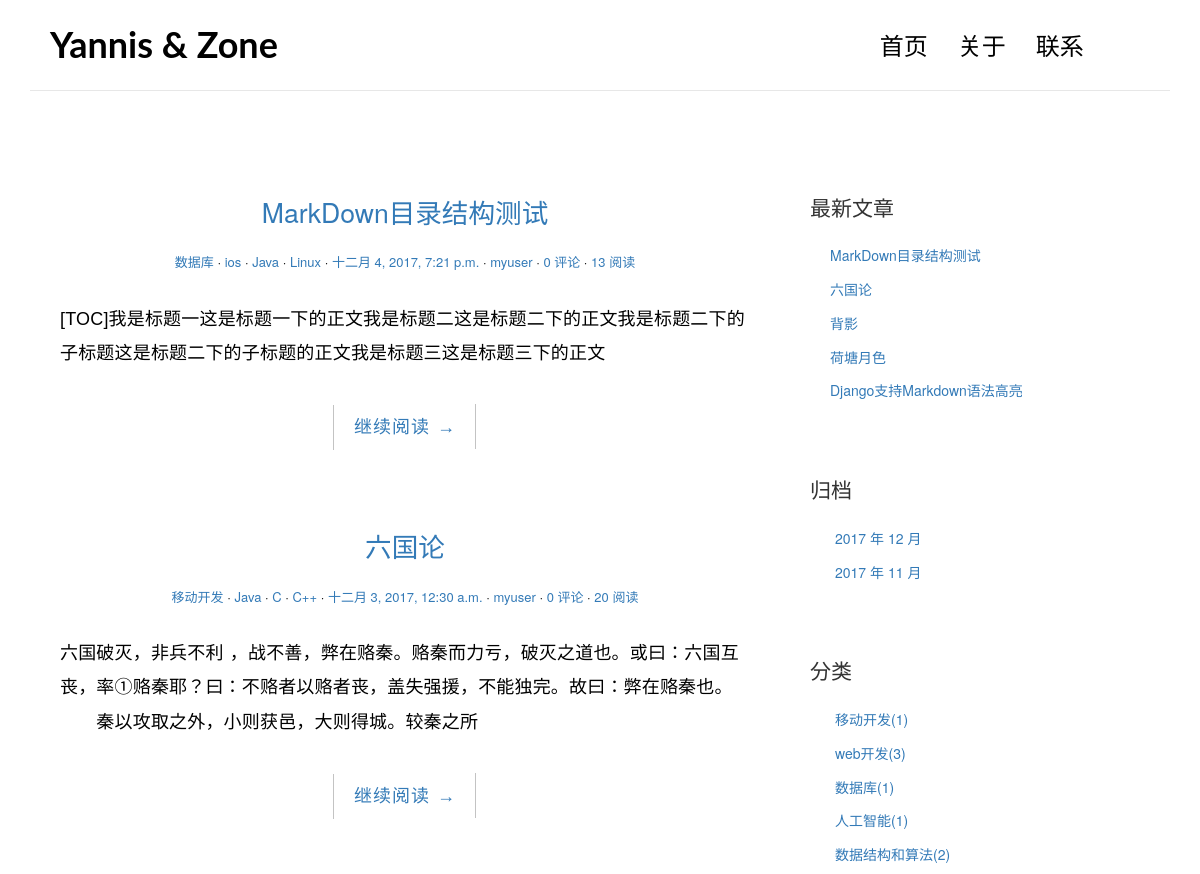
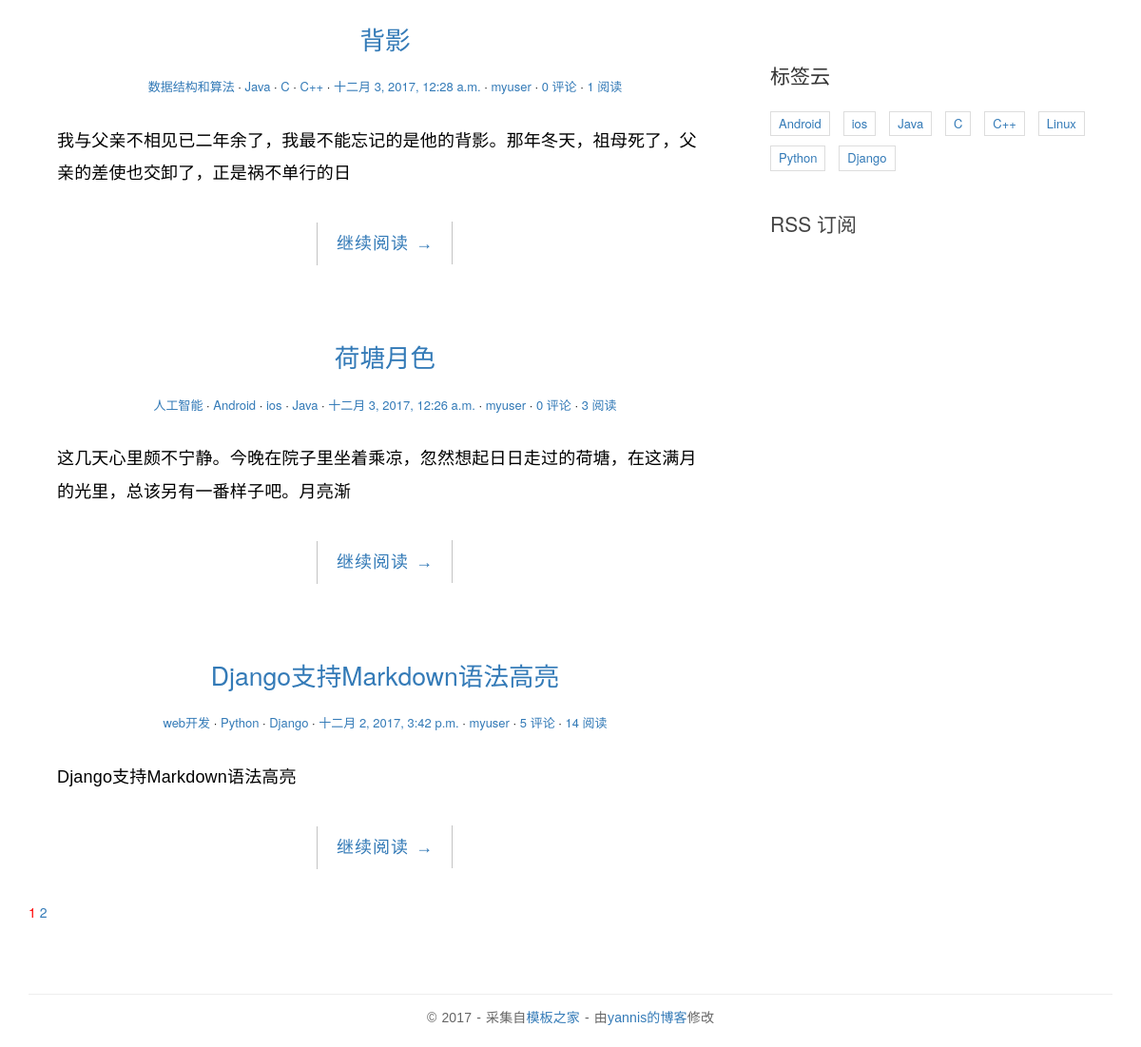
The page / on the database its author committed (2 pictures, top to bottom).
### blog/models.py (models this page shows, shortened)
class Post(models.Model):
	title = models.CharField(max_length = 100)
	body = models.TextField()
	create_time = models.DateTimeField()
	modified_time = models.DateTimeField()
	excerpt = models.CharField(max_length=200, blank = True)
	category = models.ForeignKey(Category)
	tags = models.ManyToManyField(Tag,blank = True)
	author = models.ForeignKey(User)
	views  = models.PositiveIntegerField(default=0)
	def get_absolute_url(self):
		return reverse('blog:detail',kwargs={'pk':self.pk})
	class Meta:
		ordering = ['-create_time']

class Category(models.Model):
	name = models.CharField(max_length = 100)

class Tag(models.Model):
	name = models.CharField(max_length = 100)

### blog/views.py (the view, shortened to what this page needs)
# urls.py: url(r'^$',views.IndexView.as_view(),name='index'),
class IndexView(ListView):
	model = Post
	template_name = 'blog/index.html'
	context_object_name = 'post_list'
	paginate_by = 5
	def get_context_data(self,**kwargs):
		context = super(IndexView, self).get_context_data(**kwargs)
		paginator = context.get('paginator')
		page = context.get('page_obj')
		is_paginated = context.get('is_paginated')
		pagination_data = self.pagination_data(paginator,page,is_paginated)
		context.update(pagination_data)
		return context
	def pagination_data(self,paginator,page,is_paginated):
		if not is_paginated :
			return {}
		left = []
		right = []
		left_has_more = False
		right_has_more = False
		first = False
		last = False
		page_number = page.number
		total_pages = paginator.num_pages
		page_range = paginator.page_range
		if page_number == 1 :
			right = page_range[page_number:page_number+2]
			if right[-1] < total_pages -1:
				right_has_more = True
			if right[-1] < total_pages:
				last = True
		elif page_number == total_pages:
			left = page_range[(page_number - 3) if (page_number - 3) > 0 else 0:page_number - 1]
			if left[0] > 2:
				left_has_more = True
			if left[0] > 1:
				first = True
		data = {
			'first':first,
			'last':last,
			'right':right,
			'left':left,
			'left_has_more':left_has_more,
			'right_has_more':right_has_more
		}
		return data

### blog/templatetags/blog_tags.py (called while the page is built)
@register.simple_tag
def get_recent_posts(num=5):
    return Post.objects.all().order_by('-create_time')[:num]

@register.simple_tag
def archives():
    return Post.objects.dates('create_time','month',order='DESC')

@register.simple_tag
def get_categories():
    return Category.objects.annotate(num_posts=Count('post')).filter(num_posts__gt=0)

@register.simple_tag
def get_tags():
    return Tag.objects.annotate(num_posts = Count('post')).filter(num_posts__gt=0)

### templates/blog/index.html (shortened to what this page needs)
{% extends 'base.html' %}
    {% block main %}
			{% for post in post_list %}
                <article class="post post-{{ post.pk }}">
                    <header class="entry-header">
                        <h1 class="entry-title">
                            <a href="{{ post.get_absolute_url }}">{{ post.title }}</a>
                        </h1>
                        <div class="entry-meta">
                            <span class="post-category"><a href="{% url 'blog:category' post.category.pk %}">{{ post.category.name }}</a></span>
                            {% for tag in post.tags.all %}
                            <span class="post-tag"><a href="{% url 'blog:tag' tag.pk %}">{{ tag.name }}</a></span>
                            {% endfor %}
                            <span class="post-date"><a href="#"><time class="entry-date"
                                                                      datetime="2012-11-09T23:15:57+00:00">{{  post.create_time }}</time></a></span>
                            <span class="post-author"><a href="#">{{ post.author }}</a></span>
                            <span class="comments-link"><a href="{{ post.get_absolute_url }}#comment-area">{{ post.comment_set.count }} 评论</a></span>
                            <span class="views-count"><a href="{{ post.get_absolute_url }}">{{ post.views }} 阅读</a></span>
                        </div>
                    </header>
                    <div class="entry-content clearfix">
                        <p>{{ post.excerpt }}</p>
                        <div class="read-more cl-effect-14">
                            <a href="{{ post.get_absolute_url }}" class="more-link">继续阅读 <span class="meta-nav">→</span></a>
                        </div>
                    </div>
                </article>
				{% endfor %}
			    {% if  is_paginated %}
				<div class="pagination">
                <a class="current" href="?page={{ page_obj.number }}" style="color: red">{{ page_obj.number }}</a>
                {% if right %}
                    {% for i in right %}
                        <a href="?page={{ i }}">{{ i }}</a>
                    {% endfor %}
                {% endif %}
                </div>
                {% endif %}
	{% endblock main %}

### templates/base.html (shortened to what this page needs)
{% load staticfiles %}
{% load blog_tags %}
<!DOCTYPE html>
<html>
<head>
    <link rel="stylesheet" href="http://code.ionicframework.com/ionicons/2.0.1/css/ionicons.min.css">
	<link rel="stylesheet" href="{% static 'blog/css/pace.css' %}">
    <link rel="stylesheet" href="{% static 'blog/css/custom.css' %}">
	<link rel="stylesheet" href="{% static 'blog/css/highlights/github.css' %}">
	<link href="https://cdn.bootcss.com/bootstrap/3.3.7/css/bootstrap.min.css" rel="stylesheet">
</head>
<body>
<div class="container">
    <header id="site-header">
        <div class="row">
            <div class="col-md-4 col-sm-5 col-xs-8">
                <div class="logo">
                    <h1><a href="{% url 'blog:index' %}"><b>Yannis &amp; Zone</b></a></h1>
                </div>
            </div>
            <div class="col-md-8 col-sm-7 col-xs-4">
                <nav class="main-nav" role="navigation">
                    <div class="collapse navbar-collapse" id="bs-example-navbar-collapse-1">
                        <ul class="nav navbar-nav navbar-right">
                            <li class="cl-effect-11"><a href="{% url 'blog:index' %}" data-hover="首页">首页</a></li>
                            <li class="cl-effect-11"><a href="{% url 'blog:about' %}" data-hover="关于">关于</a></li>
                            <li class="cl-effect-11"><a href="{% url 'blog:contact' %}" data-hover="联系">联系</a></li>
                        </ul>
                    </div>
                </nav>
            </div>
        </div>
    </header>
</div>
<div class="content-body">
    <div class="container">
        <div class="row">
			<main class="col-md-8">
				{% block main %}
				{% endblock main %}
			</main>
            <aside class="col-md-4">
                <div class="widget widget-recent-posts">
                    <h3 class="widget-title">最新文章</h3>
					{% get_recent_posts as recent_post_list %}
                    <ul>
					{% for post in recent_post_list %}
                        <li>
                            <a href="{{ post.get_absolute_url }}">{{ post.title }}</a>
                        </li>
                    {% empty %}
					 暂无文章
					{% endfor %}
                    </ul>
                </div>
                <div class="widget widget-archives">
                    <h3 class="widget-title">归档</h3>
					{% archives as date_list %}
                    <ul>
					{% for date in date_list %}
                        <li>
                            <a href="{% url 'blog:archives' date.year date.month %}">{{ date.year }} 年 {{ date.month }} 月</a>
                        </li>
					{% empty %}
					暂无归档
					{% endfor %}
                    </ul>
                </div>
                <div class="widget widget-category">
                    <h3 class="widget-title">分类</h3>
					{% get_categories as category_list %}
                    <ul>
					{% for category in category_list %}
                        <li>
                            <a href="{% url 'blog:category' category.pk %}">{{ category.name }}<span class="post-count">({{ category.num_posts }})</span></a>
                        </li>
                    {% empty %}
					暂无分类
					{% endfor %}
                    </ul>
                </div>
                <div class="widget widget-tag-cloud">
                    <h3 class="widget-title">标签云</h3>
                    {% get_tags as tag_list %}
                    <ul>
                    {% for tag in tag_list %}
                <li>
                    <a href="{% url 'blog:tag' tag.pk %}">{{ tag.name }}</a>
                </li>
                    {% empty %}
                    暂无标签
                    {% endfor %}
                    </ul>
                </div>
                <div class="rss">
                    <a href="{% url 'blog:rss' %}"> RSS 订阅</a>
                </div>
            </aside>
        </div>
    </div>
</div>
<footer id="site-footer">
    <div class="container">
        <div class="row">
            <div class="col-md-12">
                <p class="copyright">&copy 2017 - 采集自<a href="http://www.cssmoban.com/"
                                                        target="_blank" title="模板之家">模板之家</a>
                    - 由<a href="https://github.com/YannisYao/PersonBlog" title="网页模板" target="_blank">yannis的博客</a>修改
                </p>
            </div>
        </div>
    </div>
</footer>
</body>
</html>

### blog/static/blog/css/custom.css (style rules this page uses)
* { outline: none; }
h1, h2, h3, h4, h5, h6 { margin-top: 0; }
b { font-weight: 400; }
a { color: #333; }
body { color: #444; font-family: 'Lato', sans-serif; }
p { font-family: 'Ubuntu', sans-serif; font-weight: 400; word-spacing: 1px; letter-spacing: 0.01em; }
#site-header { background-color: #FFF; padding: 25px 20px; margin-bottom: 40px; border-bottom: 1px solid #e7e7e7; }
.logo h1 a { color: #000; }
.logo h1 { margin: 0; font-family: 'Lato', sans-serif; font-weight: 300; }
.main-nav { margin-top: 11px; max-width: 95%; }
.main-nav a { color: #000000 !important; padding: 0 0 5px 0 !important; margin-right: 30px; font-family: 'Lato', sans-serif; font-weight: 300; font-size: 24px; }
.cl-effect-11 a { padding: 10px 0; color: #0972b4; text-shadow: none; }
.cl-effect-11 a::before { position: absolute; top: 0; left: 0; overflow: hidden; padding: 0 0 5px 0 !important; max-width: 0; border-bottom: 1px solid #000; color: #000; content: attr(data-hover); white-space: nowrap; -webkit-transition: max-width 0.5s; -moz-transition: max-width 0.5s; transition: max-width 0.5s; }
.content-body { padding-bottom: 4em; }
.post { background: #fff; padding: 30px 30px 0; }
.entry-title { text-align: center; font-size: 1.9em; margin-bottom: 20px; line-height: 1.6; padding: 10px 20px 0; }
.entry-meta { text-align: center; color: #DDDDDD; font-size: 13px; margin-bottom: 30px; }
.entry-content { font-size: 18px; line-height: 1.9; font-weight: 300; color: #000; }
.post-category::after, .post-date::after, .post-author::after, .comments-link::after, .post-tag::after { content: ' ·'; color: #000; }
.read-more { font-family: 'Ubuntu', sans-serif; font-weight: 400; word-spacing: 1px; letter-spacing: 0.01em; text-align: center; margin-top: 20px; }
.cl-effect-14 a { padding: 0 20px; height: 45px; line-height: 45px; position: relative; display: inline-block; margin: 15px 25px; letter-spacing: 1px; font-weight: 400; text-shadow: 0 0 1px rgba(255, 255, 255, 0.3); }
.cl-effect-14 a::before, .cl-effect-14 a::after { position: absolute; width: 45px; height: 1px; background: #C3C3C3; content: ''; -webkit-transition: all 0.3s; -moz-transition: all 0.3s; transition: all 0.3s; pointer-events: none; }
.cl-effect-14 a::before { top: 0; left: 0; -webkit-transform: rotate(90deg); -moz-transform: rotate(90deg); transform: rotate(90deg); -webkit-transform-origin: 0 0; -moz-transform-origin: 0 0; transform-origin: 0 0; }
.cl-effect-14 a::after { right: 0; bottom: 0; -webkit-transform: rotate(90deg); -moz-transform: rotate(90deg); transform: rotate(90deg); -webkit-transform-origin: 100% 0; -moz-transform-origin: 100% 0; transform-origin: 100% 0; }
.widget { background: #fff; padding: 30px 0 0; }
.widget-title { font-size: 1.5em; margin-bottom: 20px; line-height: 1.6; padding: 10px 0 0; font-weight: 400; }
.widget-recent-posts ul { padding: 0; margin: 0; padding-left: 20px; }
.widget-recent-posts ul li { list-style-type: none; position: relative; line-height: 170%; margin-bottom: 10px; }
.widget-recent-posts ul li::before { content: '\f3d3'; font-family: "Ionicons"; position: absolute; left: -17px; top: 3px; font-size: 16px; color: #000; }
.widget-archives ul { padding: 0; margin: 0; padding-left: 25px; }
.widget-archives ul li { list-style-type: none; position: relative; line-height: 170%; margin-bottom: 10px; }
.widget-archives ul li::before { content: '\f3f3'; font-family: "Ionicons"; position: absolute; left: -25px; top: 1px; font-size: 16px; color: #000; }
.widget-category ul { padding: 0; margin: 0; padding-left: 25px; }
.widget-category ul li { list-style-type: none; position: relative; line-height: 170%; margin-bottom: 10px; }
.widget-category ul li::before { content: '\f3fe'; font-family: "Ionicons"; position: absolute; left: -25px; top: 1px; font-size: 18px; color: #000; }
.widget-tag-cloud ul { padding: 0; margin: 0; margin-right: -10px; }
.widget-tag-cloud ul li { list-style-type: none; font-size: 13px; display: inline-block; margin-right: 10px; margin-bottom: 10px; padding: 3px 8px; border: 1px solid #ddd; }
.rss { font-size: 21px; margin-top: 30px; }
.rss a { color: #444; }
#site-footer { padding-top: 10px; padding: 0 0 1.5em 0; }
.copyright { text-align: center; padding-top: 1em; margin: 0; border-top: 1px solid #eee; color: #666; }

### rows shown on the page
Post: title "MarkDown目录结构测试", category.name "数据库", create_time "十二月 4, 2017, 7:21 p.m.", author "myuser", comment_set.count "0", views "13", excerpt "[TOC]我是标题一这是标题一下的正文我是标题二这是标题二下的正文我是标题二下的子标题这是标题二下的子标题的正文我是标题三这是标题三下的正文"
Tag: name "ios"
Tag: name "Java"
Tag: name "Linux"
Post: title "六国论", category.name "移动开发", create_time "十二月 3, 2017, 12:30 a.m.", author "myuser", comment_set.count "0", views "20", excerpt "六国破灭，非兵不利 ，战不善，弊在赂秦。赂秦而力亏，破灭之道也。或曰：六国互丧，率①赂秦耶？曰：不赂者以赂者丧，盖失强援，不能独完。故曰：弊在赂秦也。 秦以攻取之外，小则获邑，大则得城。较秦之所"
Tag: name "C"
Tag: name "C++"
Post: title "背影", category.name "数据结构和算法", create_time "十二月 3, 2017, 12:28 a.m.", author "myuser", comment_set.count "0", views "1", excerpt "我与父亲不相见已二年余了，我最不能忘记的是他的背影。那年冬天，祖母死了，父亲的差使也交卸了，正是祸不单行的日"
Post: title "荷塘月色", category.name "人工智能", create_time "十二月 3, 2017, 12:26 a.m.", author "myuser", comment_set.count "0", views "3", excerpt "这几天心里颇不宁静。今晚在院子里坐着乘凉，忽然想起日日走过的荷塘，在这满月的光里，总该另有一番样子吧。月亮渐"
Tag: name "Android"
Post: title "Django支持Markdown语法高亮", category.name "web开发", create_time "十二月 2, 2017, 3:42 p.m.", author "myuser", comment_set.count "5", views "14", excerpt "Django支持Markdown语法高亮"
Tag: name "Python"
Tag: name "Django"
Category: name "移动开发", num_posts "1"
Category: name "web开发", num_posts "3"
Category: name "数据库", num_posts "1"
Category: name "人工智能", num_posts "1"
Category: name "数据结构和算法", num_posts "2"

### other values the page prints
{{ page_obj.number }} "1"
{{ i }} "2"
{{ date.year }} "2017" "2017"
{{ date.month }} "12" "11"
